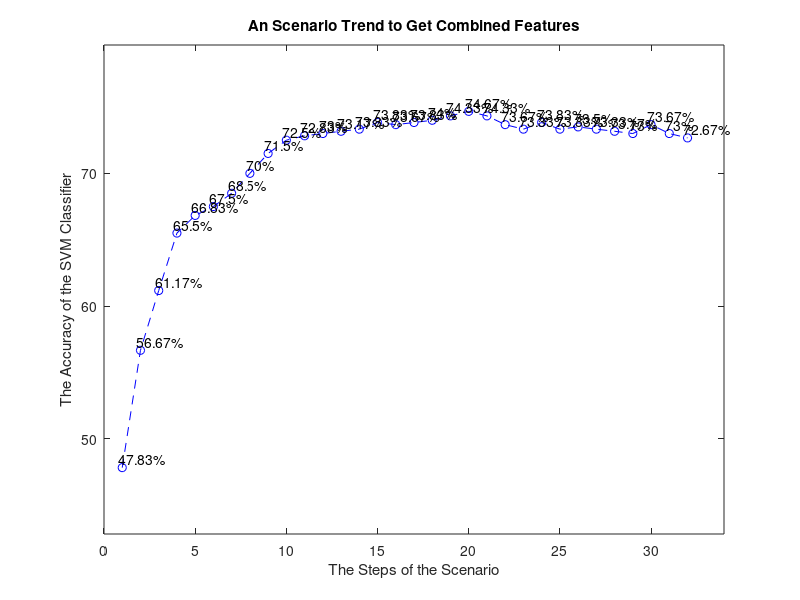

Write MATLAB code to recreate this figure.
%600 experimental data set
%{
A = [4933;...
    5667;...
    5933;...
    6367;...
    6550;...
    6683;...
    6783;...
	7033;...
    7100;...
    7133;...
    7217;...
    7317;...
    7333;...
    7383;...
    7400;...
    7450;...
    7483;...
    7450;...
    7450;...
    7417;...
    7383;...
    7417;...
    7417;...
    7450;...
    7417;...
    7433;...
    7350;...
    7350;...
    7333;...
    7333;...
    7317;...
    7267];


A = [7317;...
    7333;...
    7350;...
    7333;...
    7383;...
    7433;...
    7450;...
    7467;...
    7483;...
    7467;...
    7433;...
    7433;...
    7450;...
    7467;...
    7417;...
    7483;...
    7450;...
    7467;...
    7367;...
    7333;...
    7283;...
    7200;...
    7250;...
    7167;...
    7033;...
    6933;...
    6650;...
    6450;...
    6067;...
    5383;...
    4783];
%}

A = [4783;...
    5667;...
    6117;...
    6550;...
    6683;...
    6750;...
    6850;...
    7000;...
    7150;...
    7250;...
    7283;...
    7300;...
    7317;...
    7333;...
    7383;...
    7367;...
    7383;...
    7400;...
    7433;...
    7467;...
    7433;...
    7367;...
    7333;...
    7383;...
    7333;...
    7350;...
    7333;...
    7317;...
    7300;...
    7367;...
    7300;...
    7267]

A = A ./100;

Amax = max(A) + 5;
Amin = min(A) - 5;

plot(A(:,1), 'b--o');
hold on;
axis([0 size(A,1)+2 Amin Amax]);
title('An Scenario Trend to Get Combined Features');
xlabel('The Steps of the Scenario');
ylabel('The Accuracy of the SVM Classifier');
for i = 1:size(A,1)
    x = i - 0.2;
    v = A(i,1);
    y = v + 0.6;
    str = [num2str(v), '%'];

    text(x,y,str,'HorizontalAlignment','left');
end

%2000 experimental data set 
%{
A = [55.67;...
    58;...
    59.33;...
    59.67;...
    60.67;...
    60.83;...
    61.5;...
    61.5;...
    61.5;...
    61.5;...
	61.67;...
    61.33];


plot(A(:,1));
hold on;
axis([0 13 50 70]);
for i = 1:12
    x = i - 0.2;
    v = A(i,1);
    y = v + 1;
    str = [num2str(v), '%'];

    text(x,y,str,'HorizontalAlignment','left');
end
%}
%{
plot([3.5 3.5], [50 70]);
plot([6.5 6.5], [50 70]);
plot([8.5 8.5], [50 70]);
plot([11.5 11.5], [50 70]);
plot([12.5 12.5], [50 70]);
plot([13.5 13.5], [50 70]);
plot([14.5 14.5], [50 70]);
%}